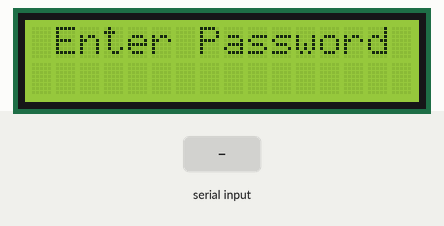
Recording of a sketch running on a simulated ESP32. On the bench: 16×2 character LCD. The inputs (shaded band) are chosen by the test bench. Nothing arrives over Bluetooth unless stated.

Above: at 1.2 s.
1.3 s: "#" received over the second serial link
At 2.5 s:
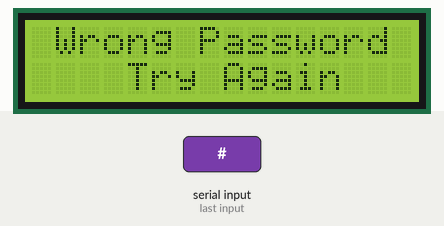
2.8 s: "1" received over the second serial link
At 5.1 s:
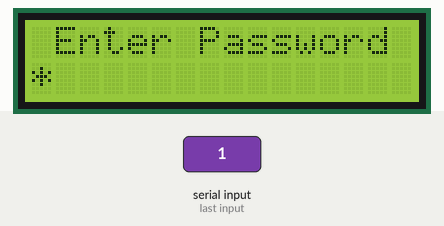
5.8 s: "0" received over the second serial link
At 7.0 s:
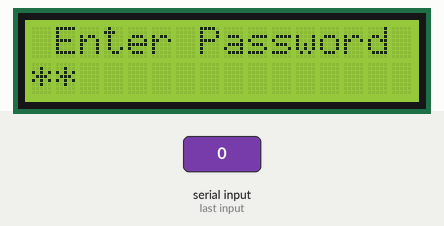
7.3 s: "2" received over the second serial link
At 8.3 s:
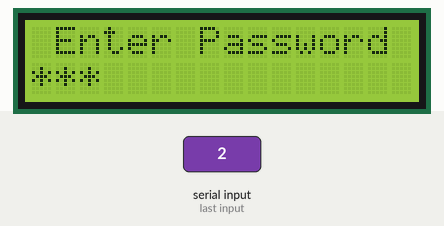
8.8 s: "1" received over the second serial link
At 9.4 s:
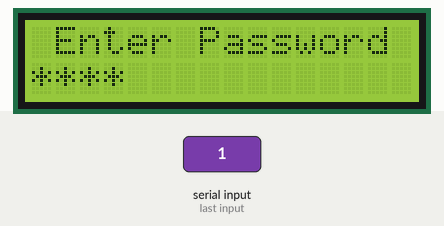
10.3 s: "0" received over the second serial link
At 11.7 s:
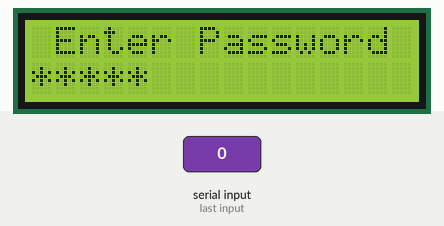
Timing chart, 0 to 12.8 s (numbered marks = the images above; inputs shaded):
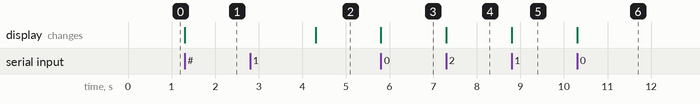

Measured:
- after the input at 1.3 s, the display: changes at once (image 1)
- after the input at 2.8 s, the display: first differs from a run without the input after 1.5 s (image 2)
- after the input at 5.8 s, the display: changes at once (image 3)
- after the input at 7.3 s, the display: changes at once (image 4)
- after the input at 8.8 s, the display: changes at once (image 5)
- after the input at 10.3 s, the display: changes at once (image 6)

The sketch:

Password_Lock_Mechanism.ino
```cpp
#include <BluetoothSerial.h>
#include <LiquidCrystal.h>
#include <Keypad.h>

const int rs = 33, en = 22, d4 = 23, d5 = 25, d6 = 26, d7 = 32;
LiquidCrystal lcd(rs, en, d4, d5, d6, d7);

// Parameters for Bluetooth interface
char key ;
BluetoothSerial ESP_BT;

const int Size = 5;
const char password[Size] = {'1','0','A','5','8'};
char ReadPassword[16];
int i = 0;
int CheckNoOfDigits=0;

/*
const byte ROWS = 4; //four rows
const byte COLS = 4; //four columns
char keys[ROWS][COLS] = {
  {'1','2','3','A'},
  {'4','5','6','B'},
  {'7','8','9','C'},
  {'*','0','#','D'}
};
byte rowPins[ROWS] = {21, 19, 18, 5}; //connect to the row pinouts of the keypad
byte colPins[COLS] = {27, 14, 12, 13}; //connect to the column pinouts of the keypad

Keypad keypad = Keypad( makeKeymap(keys), rowPins, colPins, ROWS, COLS );  // struct to pass (keys , rowpins,rows and cols) values to it
*/

void setup() {
  ESP_BT.begin(115200);
  ESP_BT.begin("ESP32_Keypad"); //Name of your Bluetooth interface -> will show up on your phone

  lcd.begin(16, 2);
  lcd.setCursor(1,0);
  lcd.print("Enter Password");
  lcd.setCursor(0, 1);

}

void loop() {


  //  char key = keypad.getKey();
    if (ESP_BT.available())
  {
     key = ESP_BT.read(); //Read the data you received from bluetooth keypad


    if(key)
    {
    if(key!='#')
    {
      lcd.print('*');
      ReadPassword[i]= key;
      i++;
    }
    else if (key == '#')
    {
      if(i>5 || i<5)
      {
        InvalidPassword();

      }
      else
      {

        for(int pass=0 ;pass <5;pass++)
        {
          if(ReadPassword[pass]== password[pass])
          {
            CheckNoOfDigits++;
          }
        }
            switch(CheckNoOfDigits)
            {
              case 5:
              ValidPassword();
              break;
              default:
              InvalidPassword();
              break;

            }
        }
    }
    }
    }
}

void ValidPassword()
{
              lcd.clear();
              lcd.setCursor(0,0);
              lcd.print("Thank you");
              delay(10000);
              i=0;
              CheckNoOfDigits = 0;
              lcd.clear();
              lcd.setCursor(1,0);
              lcd.print("Enter Password");
              lcd.setCursor(0,1);
  }

void InvalidPassword()
{
             lcd.clear();
             lcd.setCursor(1,0);
             lcd.print("Wrong Password");
             lcd.setCursor(4,1);
             lcd.print("Try Again");
             delay(3000);
              i=0;
              CheckNoOfDigits = 0;
              lcd.clear();
              lcd.setCursor(1,0);
              lcd.print("Enter Password");
              lcd.setCursor(0,1);
}
```
